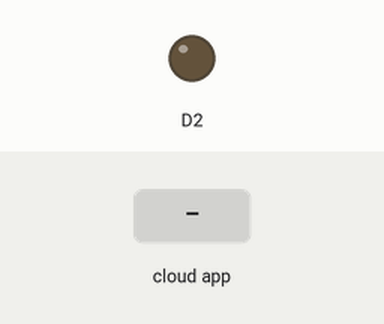
This sketch was run on a simulated ESP8266 (NodeMCU). Shown: output pins drawn as LEDs (lit = HIGH). The inputs (shaded band) are chosen by the test bench. WiFi joins after 1.5 s; servers stay silent unless stated; what the sketch prints to the serial monitor is not drawn.

Above: at 2.7 s.
2.8 s: the phone or cloud app sets Table.Lamp to 1
At 3.8 s:
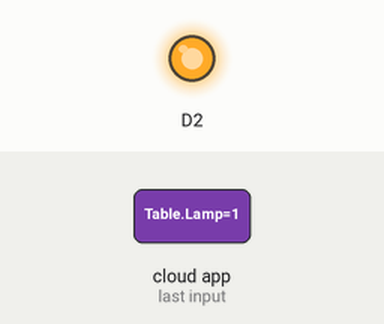
4.3 s: the phone or cloud app sets Table.Lamp to 0
At 4.9 s:
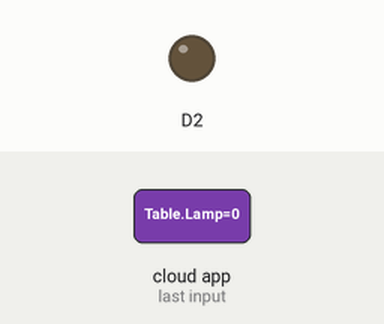
Timing chart, 0 to 7.3 s (numbered marks = the images above; inputs shaded):
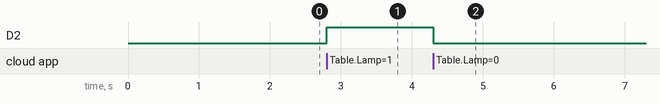

The sketch:

AlexaWemo.ino
```cpp
#include <Arduino.h>
#include <ESP8266WiFi.h>
#include "fauxmoESP.h"

#define WIFI_SSID "Fuck Donald Trump"
#define WIFI_PASS "12345678$^"
#define SERIAL_BAUDRATE                 115200

fauxmoESP fauxmo;

// -----------------------------------------------------------------------------
// Wifi
// -----------------------------------------------------------------------------

void wifiSetup() {

    // Set WIFI module to STA mode
    WiFi.mode(WIFI_STA);

    // Connect
    Serial.printf("[WIFI] Connecting to %s ", WIFI_SSID);
    WiFi.begin(WIFI_SSID, WIFI_PASS);

    // Wait
    while (WiFi.status() != WL_CONNECTED) {
        Serial.print(".");
        delay(100);
    }
    Serial.println();

    // Connected!
    Serial.printf("[WIFI] STATION Mode, SSID: %s, IP address: %s\n", WiFi.SSID().c_str(), WiFi.localIP().toString().c_str());
}

void callback(uint8_t device_id, const char * device_name, bool state) {
  Serial.print("Device "); Serial.print(device_name);
  Serial.print(" state: ");
  if (state) {
    Serial.println("ON");
    digitalWrite(D2,HIGH);

  } else {
    Serial.println("OFF");
    digitalWrite(D2,LOW);
  }
}

void setup() {
    // Init serial port and clean garbage
    Serial.begin(SERIAL_BAUDRATE);
    Serial.println("FauxMo demo sketch");
    Serial.println("After connection, ask Alexa/Echo to 'turn <devicename> on' or 'off'");

    pinMode(D2,OUTPUT);

    // Wifi
    wifiSetup();

    // Fauxmo
    fauxmo.addDevice("Table Lamp");
    //fauxmo.addDevice("pixels");
    fauxmo.onMessage(callback);
}

void loop() {
  fauxmo.handle();
}
```

Measured:
- after the input at 2.8 s, D2: LOW → HIGH at once
- after the input at 4.3 s, D2: HIGH → LOW at once
